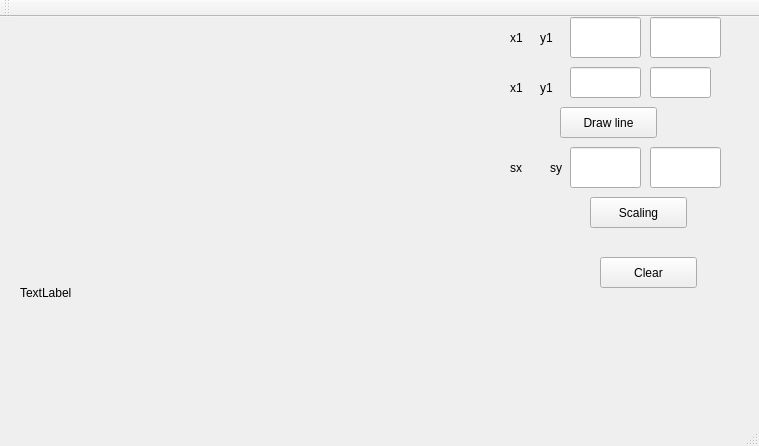
<?xml version="1.0" encoding="UTF-8"?>
<ui version="4.0">
 <class>MainWindow</class>
 <widget class="QMainWindow" name="MainWindow">
  <property name="geometry">
   <rect>
    <x>0</x>
    <y>0</y>
    <width>759</width>
    <height>446</height>
   </rect>
  </property>
  <property name="windowTitle">
   <string>MainWindow</string>
  </property>
  <widget class="QWidget" name="centralWidget">
   <widget class="QLabel" name="l">
    <property name="geometry">
     <rect>
      <x>20</x>
      <y>0</y>
      <width>461</width>
      <height>551</height>
     </rect>
    </property>
    <property name="text">
     <string>TextLabel</string>
    </property>
   </widget>
   <widget class="QLineEdit" name="l1">
    <property name="geometry">
     <rect>
      <x>570</x>
      <y>0</y>
      <width>71</width>
      <height>41</height>
     </rect>
    </property>
   </widget>
   <widget class="QLabel" name="label">
    <property name="geometry">
     <rect>
      <x>510</x>
      <y>10</y>
      <width>41</width>
      <height>21</height>
     </rect>
    </property>
    <property name="text">
     <string>x1</string>
    </property>
   </widget>
   <widget class="QLabel" name="label_2">
    <property name="geometry">
     <rect>
      <x>540</x>
      <y>10</y>
      <width>41</width>
      <height>21</height>
     </rect>
    </property>
    <property name="text">
     <string>y1</string>
    </property>
   </widget>
   <widget class="QLineEdit" name="l2">
    <property name="geometry">
     <rect>
      <x>650</x>
      <y>0</y>
      <width>71</width>
      <height>41</height>
     </rect>
    </property>
   </widget>
   <widget class="QPushButton" name="pushButton">
    <property name="geometry">
     <rect>
      <x>560</x>
      <y>90</y>
      <width>97</width>
      <height>31</height>
     </rect>
    </property>
    <property name="text">
     <string>Draw line</string>
    </property>
   </widget>
   <widget class="QLabel" name="label_3">
    <property name="geometry">
     <rect>
      <x>510</x>
      <y>60</y>
      <width>41</width>
      <height>21</height>
     </rect>
    </property>
    <property name="text">
     <string>x1</string>
    </property>
   </widget>
   <widget class="QLabel" name="label_4">
    <property name="geometry">
     <rect>
      <x>540</x>
      <y>60</y>
      <width>41</width>
      <height>21</height>
     </rect>
    </property>
    <property name="text">
     <string>y1</string>
    </property>
   </widget>
   <widget class="QLineEdit" name="l3">
    <property name="geometry">
     <rect>
      <x>570</x>
      <y>50</y>
      <width>71</width>
      <height>31</height>
     </rect>
    </property>
    <property name="text">
     <string/>
    </property>
   </widget>
   <widget class="QLineEdit" name="l4">
    <property name="geometry">
     <rect>
      <x>650</x>
      <y>50</y>
      <width>61</width>
      <height>31</height>
     </rect>
    </property>
    <property name="text">
     <string/>
    </property>
   </widget>
   <widget class="QPushButton" name="pushButton_2">
    <property name="geometry">
     <rect>
      <x>600</x>
      <y>240</y>
      <width>97</width>
      <height>31</height>
     </rect>
    </property>
    <property name="text">
     <string>Clear</string>
    </property>
   </widget>
   <widget class="QPushButton" name="pushButton_3">
    <property name="geometry">
     <rect>
      <x>590</x>
      <y>180</y>
      <width>97</width>
      <height>31</height>
     </rect>
    </property>
    <property name="text">
     <string>Scaling</string>
    </property>
   </widget>
   <widget class="QLineEdit" name="l5">
    <property name="geometry">
     <rect>
      <x>570</x>
      <y>130</y>
      <width>71</width>
      <height>41</height>
     </rect>
    </property>
   </widget>
   <widget class="QLineEdit" name="l6">
    <property name="geometry">
     <rect>
      <x>650</x>
      <y>130</y>
      <width>71</width>
      <height>41</height>
     </rect>
    </property>
   </widget>
   <widget class="QLabel" name="label_5">
    <property name="geometry">
     <rect>
      <x>550</x>
      <y>140</y>
      <width>41</width>
      <height>21</height>
     </rect>
    </property>
    <property name="text">
     <string>sy</string>
    </property>
   </widget>
   <widget class="QLabel" name="label_6">
    <property name="geometry">
     <rect>
      <x>510</x>
      <y>140</y>
      <width>41</width>
      <height>21</height>
     </rect>
    </property>
    <property name="text">
     <string>sx</string>
    </property>
   </widget>
  </widget>
  <widget class="QMenuBar" name="menuBar">
   <property name="geometry">
    <rect>
     <x>0</x>
     <y>0</y>
     <width>759</width>
     <height>27</height>
    </rect>
   </property>
  </widget>
  <widget class="QToolBar" name="mainToolBar">
   <attribute name="toolBarArea">
    <enum>TopToolBarArea</enum>
   </attribute>
   <attribute name="toolBarBreak">
    <bool>false</bool>
   </attribute>
  </widget>
  <widget class="QStatusBar" name="statusBar"/>
 </widget>
 <layoutdefault spacing="6" margin="11"/>
 <resources/>
 <connections/>
</ui>
